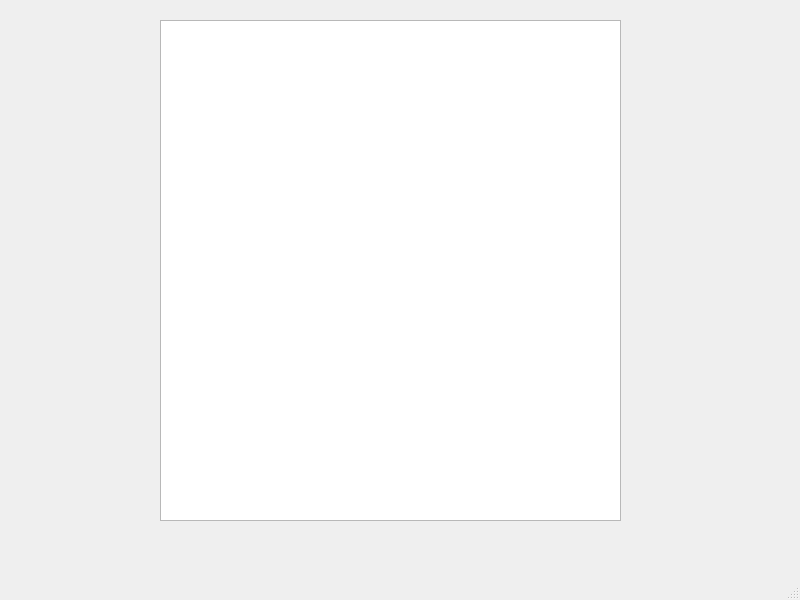
<?xml version="1.0" encoding="UTF-8"?>
<ui version="4.0">
 <class>MainWindow</class>
 <widget class="QMainWindow" name="MainWindow">
  <property name="geometry">
   <rect>
    <x>0</x>
    <y>0</y>
    <width>800</width>
    <height>600</height>
   </rect>
  </property>
  <property name="windowTitle">
   <string>MainWindow</string>
  </property>
  <widget class="QWidget" name="centralwidget">
   <widget class="QTreeWidget" name="treeWidget">
    <property name="geometry">
     <rect>
      <x>160</x>
      <y>20</y>
      <width>461</width>
      <height>501</height>
     </rect>
    </property>
    <attribute name="headerVisible">
     <bool>false</bool>
    </attribute>
    <column>
     <property name="text">
      <string notr="true">1</string>
     </property>
    </column>
   </widget>
  </widget>
  <widget class="QMenuBar" name="menubar">
   <property name="geometry">
    <rect>
     <x>0</x>
     <y>0</y>
     <width>800</width>
     <height>26</height>
    </rect>
   </property>
  </widget>
  <widget class="QStatusBar" name="statusbar"/>
 </widget>
 <resources/>
 <connections/>
</ui>
